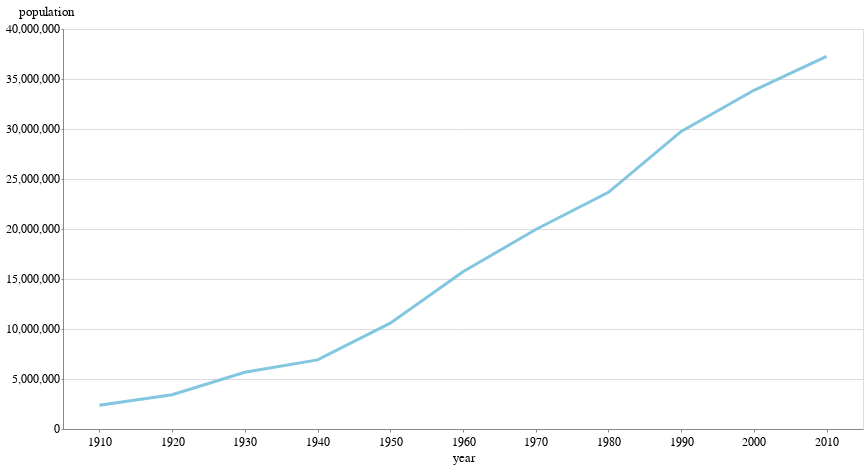

This figure's notebook cell:
### Code cell
lines = alt.Chart(hist_df_ca).mark_line().encode(x="year:O", y="population:Q")

(lines).properties(height=400)

### Figure 1 — Vega-Lite specification as saved in the notebook (floating-point values rounded to 4 significant figures)
{"config": {"view": {"width": 800, "height": 450}, "background": "#ffffff", "title": {"anchor": "start", "font": "Benton Gothic Bold, sans", "fontColor": "#000000", "fontSize": 22, "fontWeight": "normal"}, "arc": {"fill": "#82c6df"}, "area": {"fill": "#82c6df"}, "line": {"stroke": "#82c6df", "strokeWidth": 3}, "path": {"stroke": "#82c6df"}, "rect": {"fill": "#82c6df"}, "shape": {"stroke": "#82c6df"}, "bar": {"fill": "#82c6df"}, "point": {"stroke": "#82c6df"}, "symbol": {"fill": "#82c6df", "size": 30}, "axis": {"titleFont": "Benton Gothic Bold, sans", "titleFontSize": 13, "titleFontWeight": "normal", "labelFont": "Benton Gothic, sans", "labelFontSize": 11.5, "labelFontWeight": "normal"}, "axisX": {"labelAngle": 0, "labelPadding": 4, "tickSize": 3}, "axisY": {"labelBaseline": "middle", "maxExtent": 45, "minExtent": 45, "tickSize": 2, "titleAlign": "left", "titleAngle": 0, "titleX": -45, "titleY": -11}, "legend": {"titleFont": "Benton Gothic Bold, sans", "titleFontSize": 13, "titleFontWeight": "normal", "symbolType": "square", "labelFont": "Benton Gothic, sans", "labelFontSize": 11.5}, "range": {"category": ["#3580b1", "#ec8431", "#ab7fb4", "#c89d29", "#adc839", "#829eb1"], "diverging": ["#e68a4f", "#f4bb6a", "#f9e39c", "#dadfe2", "#a6b7c6", "#849eae"], "heatmap": ["#fbf2c7", "#f9e39c", "#f8d36e", "#f4bb6a", "#e68a4f", "#d15a40", "#ab4232"], "ordinal": ["#fbf2c7", "#f9e39c", "#f8d36e", "#f4bb6a", "#e68a4f", "#d15a40", "#ab4232"], "ramp": ["#fbf2c7", "#f9e39c", "#f8d36e", "#f4bb6a", "#e68a4f", "#d15a40", "#ab4232"]}}, "data": {"name": "data-08488b0b84dd58e176fabd063fe658fa"}, "mark": "line", "encoding": {"x": {"type": "ordinal", "field": "year"}, "y": {"type": "quantitative", "field": "population"}}, "height": 400, "$schema": "https://vega.github.io/schema/vega-lite/v4.0.2.json", "datasets": {"data-08488b0b84dd58e176fabd063fe658fa": [{"name": "California", "type": "State", "year": 1910, "population": 2377549, "pop_pct_change": 60.1, "density": "15.3", "density_rank": 38.0, "reps": 11.0, "change_reps": 3.0, "pop_per_rep": "216,051"}, {"name": "California", "type": "State", "year": 1920, "population": 3426861, "pop_pct_change": 44.1, "density": "22", "density_rank": 35.0, "reps": 11.0, "change_reps": 0.0, "pop_per_rep": "311,457"}, {"name": "California", "type": "State", "year": 1930, "population": 5677251, "pop_pct_change": 65.7, "density": "36.4", "density_rank": 31.0, "reps": 20.0, "change_reps": 9.0, "pop_per_rep": "283,412"}, {"name": "California", "type": "State", "year": 1940, "population": 6907387, "pop_pct_change": 21.7, "density": "44.3", "density_rank": 30.0, "reps": 23.0, "change_reps": 3.0, "pop_per_rep": "300,321"}, {"name": "California", "type": "State", "year": 1950, "population": 10586223, "pop_pct_change": 53.3, "density": "68", "density_rank": 22.0, "reps": 30.0, "change_reps": 7.0, "pop_per_rep": "352,874"}, {"name": "California", "type": "State", "year": 1960, "population": 15717204, "pop_pct_change": 48.5, "density": "100.9", "density_rank": 15.0, "reps": 38.0, "change_reps": 8.0, "pop_per_rep": "413,611"}, {"name": "California", "type": "State", "year": 1970, "population": 19953134, "pop_pct_change": 27.0, "density": "128.1", "density_rank": 15.0, "reps": 43.0, "change_reps": 5.0, "pop_per_rep": "467,415"}, {"name": "California", "type": "State", "year": 1980, "population": 23667902, "pop_pct_change": 18.6, "density": "151.9", "density_rank": 16.0, "reps": 45.0, "change_reps": 2.0, "pop_per_rep": "525,968"}, {"name": "California", "type": "State", "year": 1990, "population": 29760021, "pop_pct_change": 25.7, "density": "191", "density_rank": 14.0, "reps": 52.0, "change_reps": 7.0, "pop_per_rep": "573,832"}, {"name": "California", "type": "State", "year": 2000, "population": 33871648, "pop_pct_change": 13.8, "density": "217.4", "density_rank": 14.0, "reps": 53.0, "change_reps": 1.0, "pop_per_rep": "640,204"}, {"name": "California", "type": "State", "year": 2010, "population": 37253956, "pop_pct_change": 10.0, "density": "239.1", "density_rank": 13.0, "reps": 53.0, "change_reps": 0.0, "pop_per_rep": "704,566"}]}}
